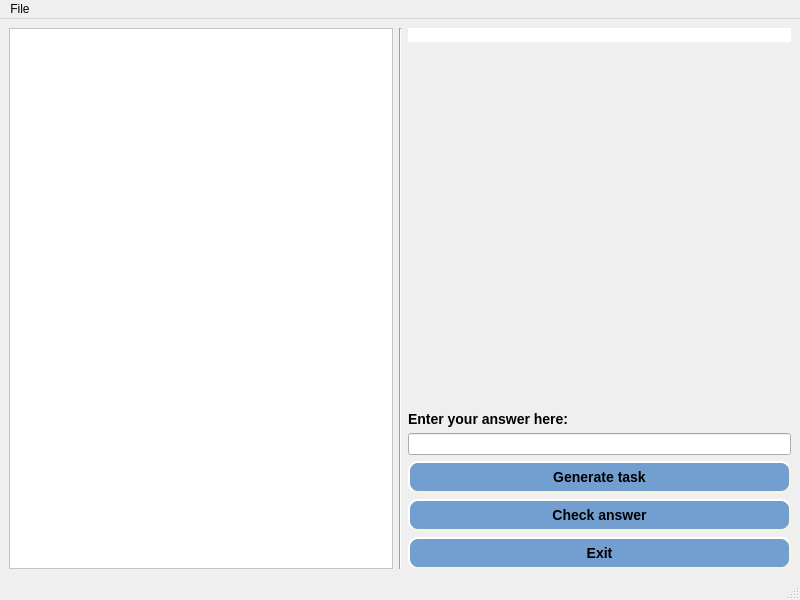
<?xml version="1.0" encoding="UTF-8"?>
<ui version="4.0">
 <class>MainWindow</class>
 <widget class="QMainWindow" name="MainWindow">
  <property name="geometry">
   <rect>
    <x>0</x>
    <y>0</y>
    <width>800</width>
    <height>600</height>
   </rect>
  </property>
  <property name="sizePolicy">
   <sizepolicy hsizetype="Preferred" vsizetype="Preferred">
    <horstretch>0</horstretch>
    <verstretch>0</verstretch>
   </sizepolicy>
  </property>
  <property name="minimumSize">
   <size>
    <width>800</width>
    <height>600</height>
   </size>
  </property>
  <property name="maximumSize">
   <size>
    <width>1920</width>
    <height>1080</height>
   </size>
  </property>
  <property name="windowTitle">
   <string>Cartesian Tree Tester</string>
  </property>
  <property name="styleSheet">
   <string notr="true"/>
  </property>
  <widget class="QWidget" name="centralwidget">
   <property name="styleSheet">
    <string notr="true">background:  url(:/Images/background.jpg)</string>
   </property>
   <layout class="QGridLayout" name="gridLayout">
    <item row="6" column="3">
     <widget class="QPushButton" name="exitButton">
      <property name="styleSheet">
       <string notr="true">background: rgb(114, 159, 207);
border-style: outset;
border-width: 2px;
border-radius: 10px;
border-color: beige;
font: bold 14px;
min-width: 10em;
padding: 6px;</string>
      </property>
      <property name="text">
       <string>Exit</string>
      </property>
     </widget>
    </item>
    <item row="0" column="1" rowspan="7">
     <widget class="Line" name="line">
      <property name="orientation">
       <enum>Qt::Vertical</enum>
      </property>
     </widget>
    </item>
    <item row="4" column="3">
     <widget class="QPushButton" name="checkButton">
      <property name="styleSheet">
       <string notr="true">background: rgb(114, 159, 207);
border-style: outset;
border-width: 2px;
border-radius: 10px;
border-color: beige;
font: bold 14px;
min-width: 10em;
padding: 6px;</string>
      </property>
      <property name="text">
       <string>Generate task</string>
      </property>
     </widget>
    </item>
    <item row="1" column="3">
     <spacer name="verticalSpacer">
      <property name="orientation">
       <enum>Qt::Vertical</enum>
      </property>
      <property name="sizeHint" stdset="0">
       <size>
        <width>20</width>
        <height>40</height>
       </size>
      </property>
     </spacer>
    </item>
    <item row="3" column="3">
     <widget class="QLineEdit" name="lineEdit"/>
    </item>
    <item row="2" column="3">
     <widget class="QLabel" name="label">
      <property name="styleSheet">
       <string notr="true">
font: bold 14px;
</string>
      </property>
      <property name="text">
       <string>Enter your answer here:</string>
      </property>
     </widget>
    </item>
    <item row="0" column="0" rowspan="7">
     <widget class="QGraphicsView" name="view">
      <property name="styleSheet">
       <string notr="true">background: rgb(255, 255, 255)</string>
      </property>
     </widget>
    </item>
    <item row="0" column="3">
     <widget class="QLabel" name="taskLabel">
      <property name="styleSheet">
       <string notr="true">background: rgb(255, 255, 255)</string>
      </property>
      <property name="text">
       <string/>
      </property>
     </widget>
    </item>
    <item row="5" column="3">
     <widget class="QPushButton" name="checkAnswerButton">
      <property name="styleSheet">
       <string notr="true">background: rgb(114, 159, 207);
border-style: outset;
border-width: 2px;
border-radius: 10px;
border-color: beige;
font: bold 14px;
min-width: 10em;
padding: 6px;</string>
      </property>
      <property name="text">
       <string>Check answer</string>
      </property>
     </widget>
    </item>
   </layout>
  </widget>
  <widget class="QMenuBar" name="menubar">
   <property name="enabled">
    <bool>true</bool>
   </property>
   <property name="geometry">
    <rect>
     <x>0</x>
     <y>0</y>
     <width>800</width>
     <height>22</height>
    </rect>
   </property>
   <widget class="QMenu" name="menuFile">
    <property name="title">
     <string>File</string>
    </property>
    <addaction name="actionInfo"/>
   </widget>
   <addaction name="menuFile"/>
  </widget>
  <widget class="QStatusBar" name="statusbar"/>
  <action name="actionInfo">
   <property name="text">
    <string>Info</string>
   </property>
  </action>
 </widget>
 <resources/>
 <connections/>
</ui>
